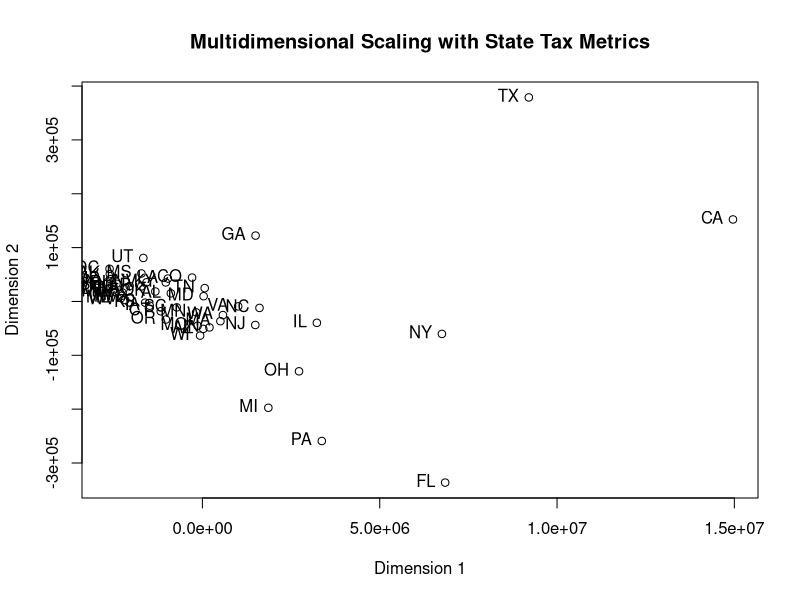

R code for this plot:
setwd("/Users/sgriffin/Documents/GitHub/MultivariateStats/Online_Ass2/")

df2 = read.csv("taxdata.csv")
# View(df2)
df = df2[,-1]
# View(df)
rownames(df)=df2[,1]

install.packages("stats")
install.packages("psy")
install.packages("MASS")
library(stats)
library(psy)
library(MASS)


# Euclidian distances computed
euclid = dist(df)
euclid

cities_mds <-isoMDS(euclid, k=2) 
cities_mds
cities_mds$points
# isoMDS is the multidimensional scaling command
# k is the number of dimensions we want the scale to be on - always just make it 2 so you can view it in 2D
df$cities_mds1 = cities_mds$points[,1]
df$cities_mds2 = cities_mds$points[,2]


mds1<- cbind(cities_mds$points[,1])
mds2<- cbind(cities_mds$points[,2])

plot(mds1,mds2,cex= 1, xlab="Dimension 1",ylab="Dimension 2", main="Multidimensional Scaling with State Tax Metrics")
text(mds1,mds2,pos=2,cex=1,labels=rownames(df))
